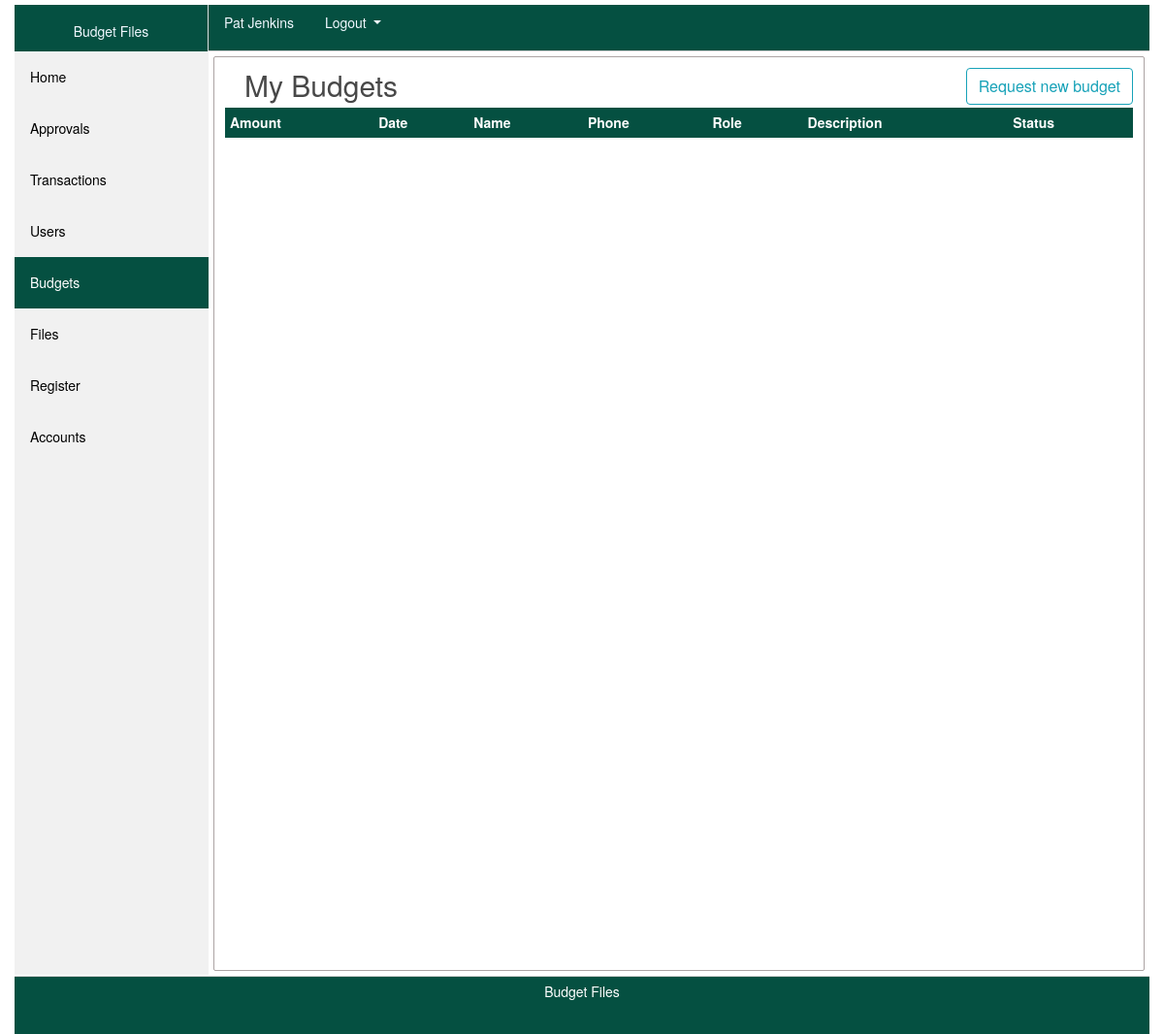
The app's page /budgets (signed in), older data.
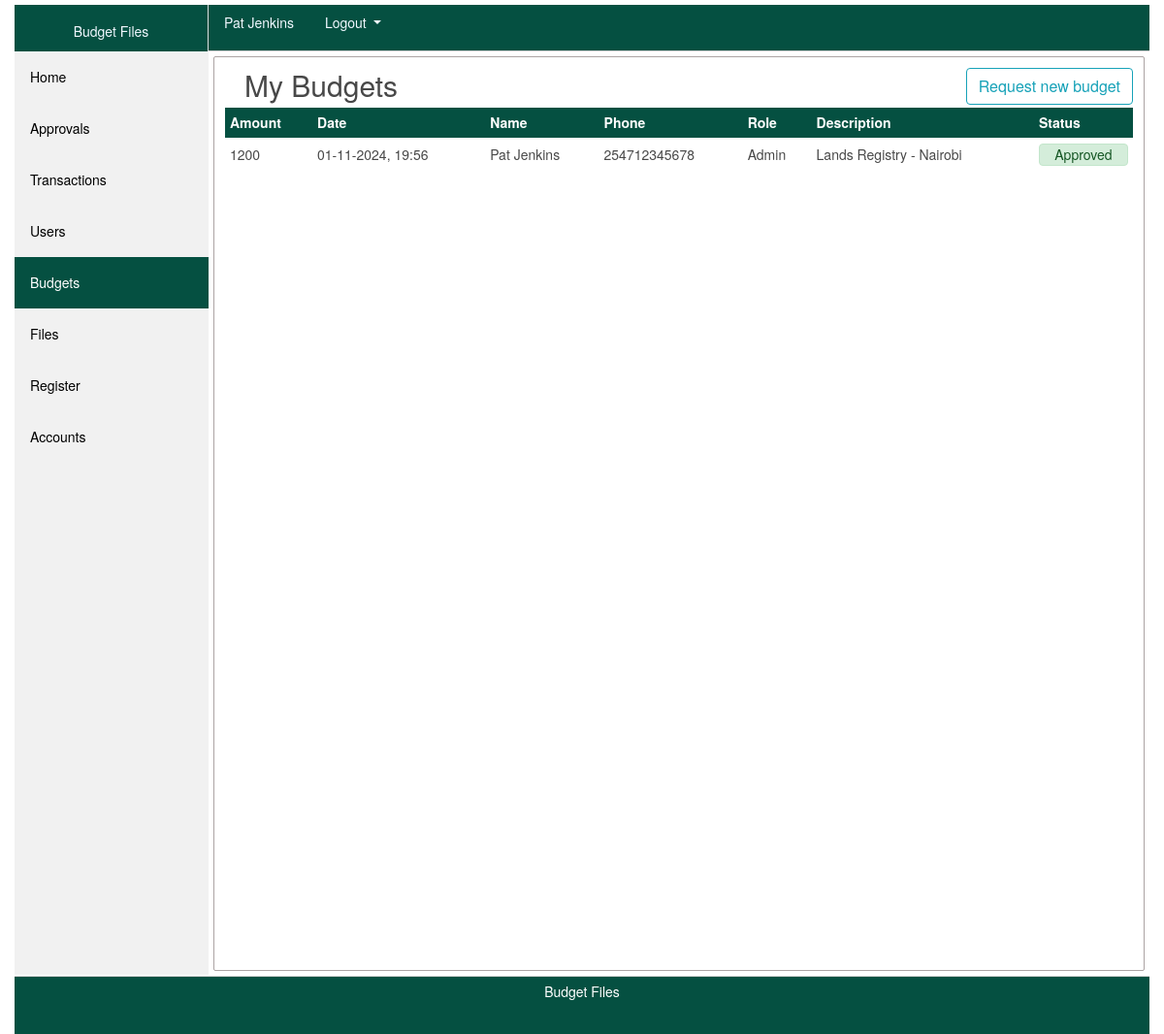
The same page, newer data.
### app/models/budget.py (models this page shows, shortened)
class Budget(db.Model):
    __tablename__ = 'budgets_table'
    id = db.Column(db.Integer, primary_key=True, autoincrement=True)
    budget_id = db.Column(db.String(200), nullable=False)
    amount = db.Column(db.Integer, nullable=False)
    date = db.Column(db.DateTime, nullable=False, default=datetime.now)
    purpose = db.Column(db.String(2000), nullable=False)
    bdgt_name = db.Column(db.String(100), nullable=False)
    status = db.Column(db.Integer, nullable=False, default=0)
    approved_by = db.Column(db.String(200), nullable=False, default='0')
    user_id = db.Column(db.Integer, db.ForeignKey(users.Users.id), nullable=False)
    transactions = db.relationship('Transaction', backref='budget_id', lazy=True)

### app/models/users.py (models this page shows, shortened)
class Users(db.Model, UserMixin):
    __tablename__ = 'users_table'
    id = db.Column(db.Integer, primary_key=True)
    name = db.Column(db.String(200), nullable=False)
    email = db.Column(db.String(200), unique=True, nullable=False)
    phone = db.Column(db.String(20),  unique=True, nullable=False)
    role = db.Column(db.String(20), nullable=False)
    password = db.Column(db.String(60), nullable=False)
    date = db.Column(db.DateTime(), nullable=False, default=datetime.now)
    transactions = db.relationship('Transaction', backref='phone', lazy=True) # transaction.phone // Users(current user)
    budgets = db.relationship('Budget', backref='phone', lazy=True) # budget.phone // Users(current user)

### app/views/budget/routes.py (the view)
@budgetz.route('/budgets')
@login_required
def budgets():
    budgets = Budget.query.all()
    return render_template('budgets.html', page='budgets', title='Budgets', budgets=budgets)

### app/models/users.py (called while the page is built)
@login_manager.user_loader
def load_user(user_id):
    return Users.query.get(int(user_id))

### app/templates/budgets.html
{% extends "page_template.html" %}
{% block contents %}
    <div class="content">
        <section class="places">
            <div style="float: left;">
                <h1>My Budgets</h1>
            </div>
            <div style="overflow: hidden; float: right;">
                <a href="{{ url_for('budgetz.create_budget') }}" style="text-decoration: none;">
                    <button type="button" class="btn btn-outline-info">
                        Request new budget
                    </button>
                </a>
            </div>
            <table id="users_table" class="display" style="width:100%">
                <thead style="background: #055041; color: #FFFFFF">
                    <th style="padding: 5px;">Amount</th>
                    <th style="padding: 5px;">Date</th>
                    <th style="padding: 5px;">Name</th>
                    <th style="padding: 5px;">Phone</th>
                    <th style="padding: 5px;">Role</th>
                    <th style="padding: 5px;">Description</th>
                    <th style="padding: 5px;">Status</th>
                </thead>
                <tbody>
                    {% if budgets %}
                        {% for budget in budgets %}
                            {% if budget.phone == current_user %}
                                <tr class="budget_row">
                                    <td style="padding: 5px;"><a href="{{ url_for('budgetz.view_budget', budget_id=budget.id) }}" style="text-decoration: none; color: inherit;">{{ budget.amount }}</a></td>
                                    <td style="padding: 5px;">{{ budget.date.strftime('%d-%m-%Y, %H:%M') }}</td>
                                    <td style="padding: 5px;">{{ budget.phone.name }}</td>
                                    <td style="padding: 5px;">{{ budget.phone.phone }}</td>
                                    <td style="padding: 5px;">{{ budget.phone.role }}</td>
                                    <td style="padding: 5px;">{{ budget.bdgt_name }}</td>
                                    {% if budget.status == 0 %}
                                        <td style="padding: 5px;" class="text-center" > <div style="padding: 0; margin: 1px auto;" class="alert alert alert-warning alert-heading" role="alert"> Pending </div> </td>
                                    {% elif budget.status == 1 %}
                                        <td style="padding: 5px;" class="text-center" > <div style="padding: 0; margin: 1px auto;" class="alert alert alert-success alert-heading" role="alert"> Approved </div> </td>
                                    {% elif budget.status == 2 %}
                                        <td style="padding: 5px;" class="text-center" > <div style="padding: 0; margin: 1px auto;" class="alert alert alert-danger alert-heading" role="alert"> Declined </div> </td>
                                    {% endif %}
                                </tr>
                            {% endif %}
                        {% endfor %}
                    {% endif %}
                </tbody>
            </table>
        </section>
    </div>
{% endblock contents %}

Row changes from the older to the newer data that the page shows:
added Budget: amount "1200", date "01-11-2024, 19:56", phone.name "Pat Jenkins", phone.phone "254712345678", phone.role "Admin", bdgt_name "Lands Registry - Nairobi", status "Approved"
